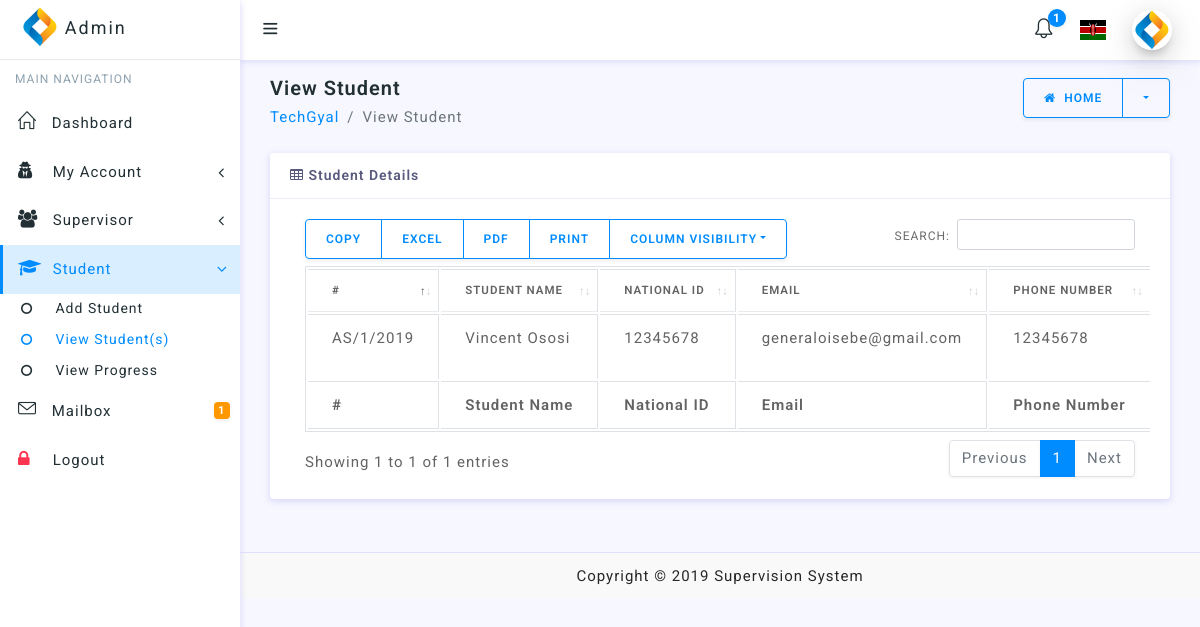
Before: /admin/dashboard/viewStudent.php (signed in) with the older database file.
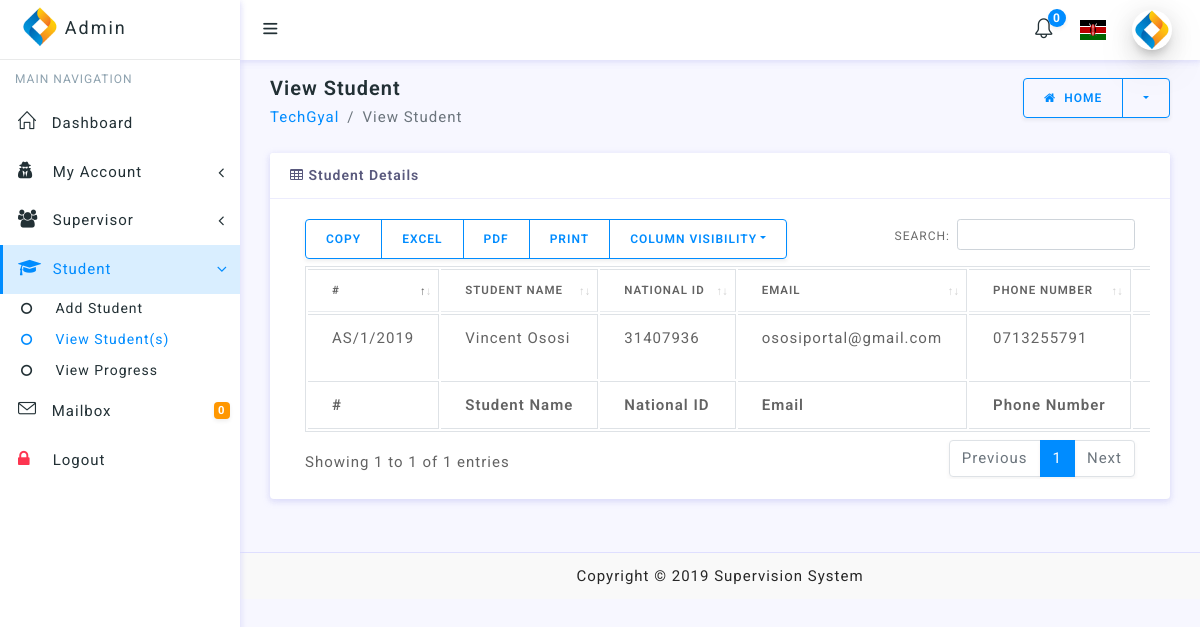
After: the same page with the newer database file.
### tables this page shows
CREATE TABLE `student_table` (
  `id` int(11) NOT NULL,
  `student_name` varchar(255) NOT NULL,
  `phone_number` varchar(255) NOT NULL,
  `national_id` varchar(255) NOT NULL,
  `email` varchar(255) NOT NULL,
  `address` varchar(255) NOT NULL,
  `gender` varchar(255) NOT NULL,
  `secret_code` varchar(255) NOT NULL,
  `password` varchar(255) NOT NULL,
  `created_at` datetime NOT NULL
);

### functions/fetch_notifications.php (called while the page is built, shortened)
<?php
$unReadNotifications = $allNotifications = 0;

### admin/dashboard/viewStudent.php (the view, shortened to what the changed rows need)
<?php
require '../sessions/admin_session.php';
?>
<!doctype html>
<html lang="en">
<head>
    <link href="../../inc/table.css" rel="stylesheet" type="text/css"/>
</head>
<body>
<div id="wrapper">
    <?php
    require '../layouts/admin_layout.php';
    ?>
    <div class="content-wrapper">
        <div class="container-fluid">
            <div class="row">
                <div class="col-lg-12">
                    <div class="card">
                        <?php
                        if ($connection) {
                            $result = mysqli_query($connection, "SELECT * FROM student_table ORDER BY id DESC ");
                            if (mysqli_num_rows($result) > 0) {
                                echo '<div class="card-body">';
                                echo '<div class="table-responsive">
                                <table id="example" class="table table-bordered">
                                    <thead>
                                    <tr>
                                        <th>#</th>
                                        <th>Student Name</th>
                                        <th>National ID</th>
                                        <th>Email</th>
                                        <th>Phone Number</th>
                                        <th>Secret Code</th>
                                        <th>Completed</th>
                                        <th>Created At</th>
                                    </tr>
                                    </thead>';
                                echo '<tbody>';
                                while ($row = mysqli_fetch_array($result)) {
                                    echo "<tr><td>";
                                    echo 'AS/' . $row['id'] . '/' . date('Y');
                                    echo "</td><td>";
                                    echo $row['student_name'];
                                    echo "</td><td>";
                                    echo $row['national_id'];
                                    echo "</td><td>";
                                    echo $row['email'];
                                    echo "</td><td>";
                                    echo $row['phone_number'];
                                    echo "</td><td>";
                                    echo "</td><td>";
                                    echo "</td><td>";
                                    echo "</td></tr>";
                                }
                                echo '</tbody>';
                                echo '<tfoot>
                                    <tr>
                                        <th>#</th>
                                        <th>Student Name</th>
                                        <th>National ID</th>
                                        <th>Email</th>
                                        <th>Phone Number</th>
                                        <th>Secret Code</th>
                                        <th>Completed</th>
                                        <th>Created At</th>
                                    </tr>
                                    </tfoot>
                                </table>
                            </div>';
                                echo '</div>';
                            } else {
                                echo '<center><h2 class="text-danger text-uppercase">No Students Were Found.</h2></center>';
                            }
                        }
                        ?>
                    </div>
                </div>
            </div>
        </div>
    </div>
</div>
</body>
</html>

### admin/layouts/admin_layout.php (shortened to what the changed rows need)
<?php
require '../../functions/fetch_notifications.php'
?>
<div id="sidebar-wrapper" data-simplebar="" data-simplebar-auto-hide="true">
    <ul class="sidebar-menu do-nicescrol">
        <li>
            <a href="../mailbox/inbox.php" class="waves-effect">
                <i class="icon-envelope"></i>
                <span>Mailbox</span>
                <small class="badge float-right badge-warning"><?php echo number_format($unReadNotifications) ?></small>
            </a>
        </li>
    </ul>
</div>
<header class="topbar-nav">
    <nav class="navbar navbar-expand fixed-top bg-white">
        <ul class="navbar-nav align-items-center right-nav-link">
            <li class="nav-item dropdown-lg">
                <a class="nav-link dropdown-toggle dropdown-toggle-nocaret waves-effect" data-toggle="dropdown"
                   href="../mailbox/inbox.php">
                    <i class="icon-bell"></i><span
                            class="badge badge-primary badge-up"><?php echo number_format($unReadNotifications) ?></span></a>
            </li>
        </ul>
    </nav>
</header>

Changed rows visible on the page:
changed student_table "Vincent Ososi": national "12345678" → "31407936"; email "generaloisebe@gmail.com" → "ososiportal@gmail.com"; phone_number "12345678" → "0713255791"
Other visible differences:
$unReadNotifications: "1" → "0"
